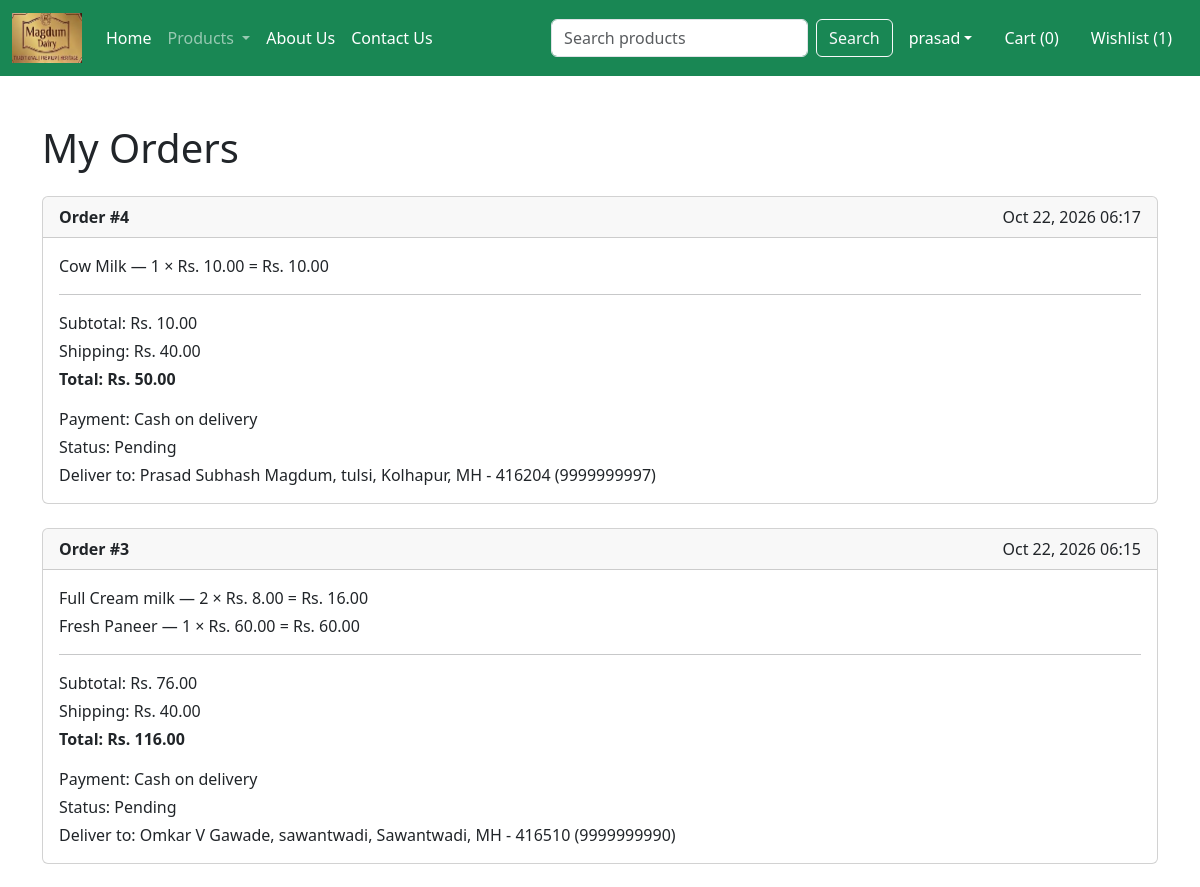
The app's page /orders/ (signed in, upper part), older data.
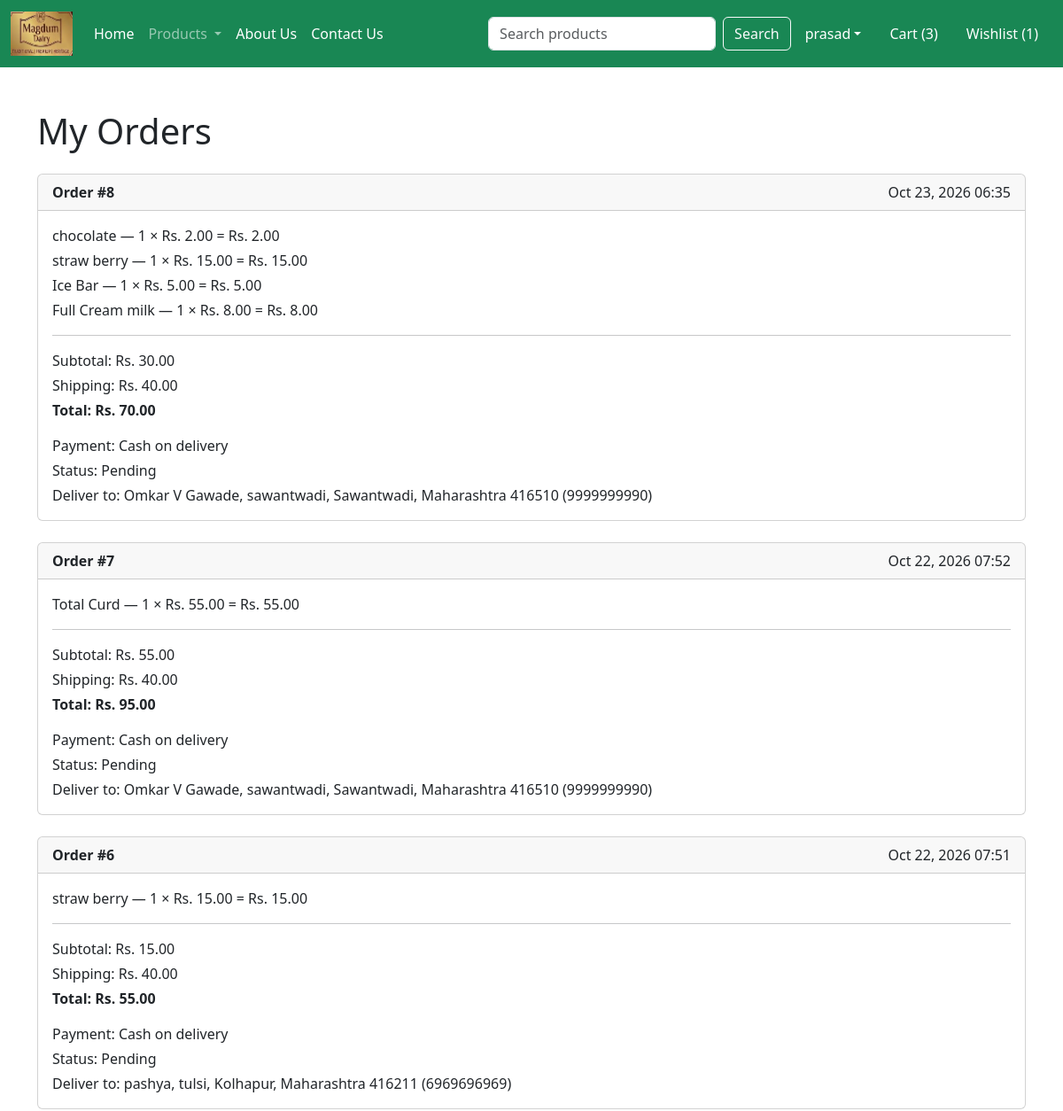
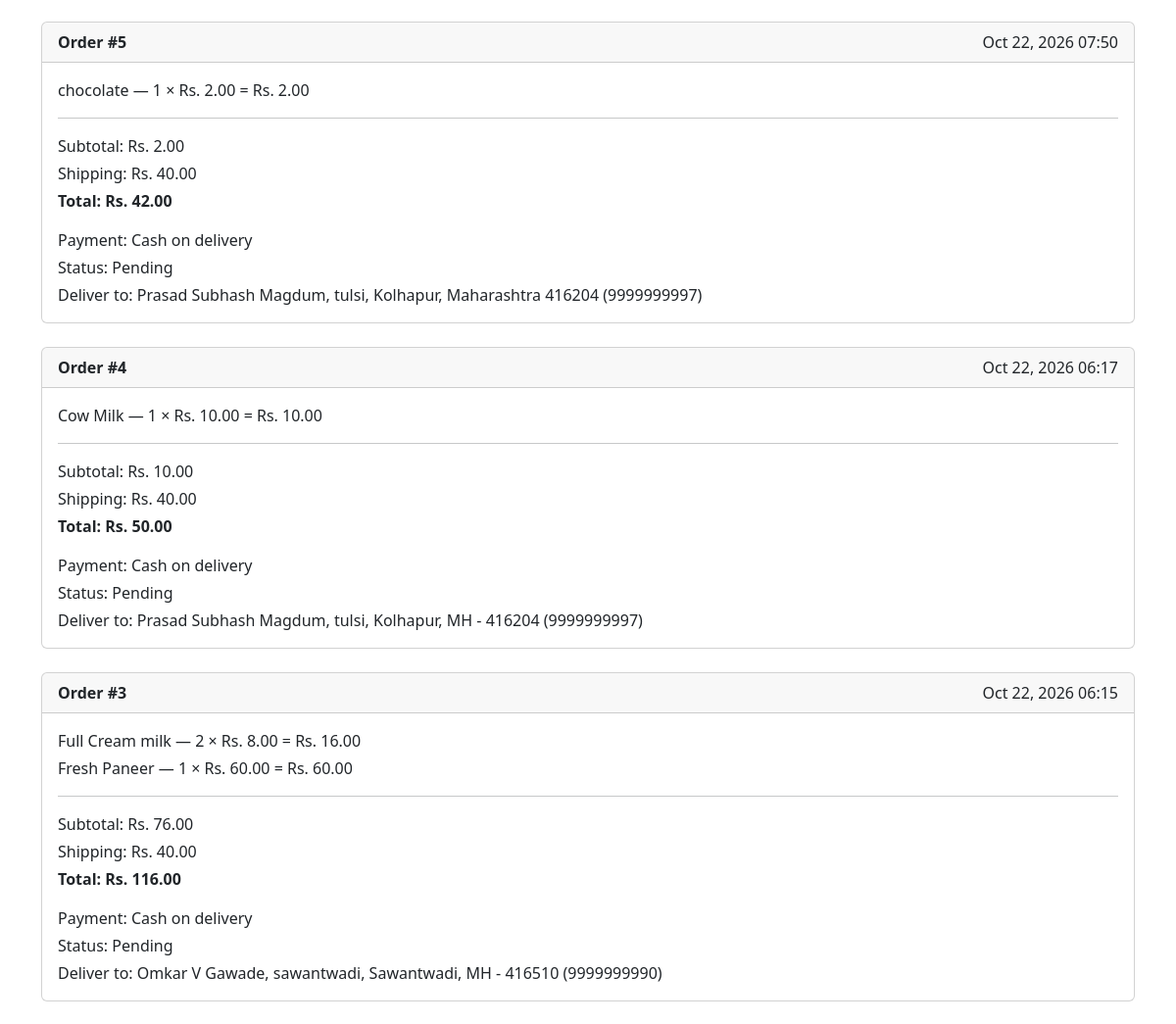
The same page, newer data (2 pictures, top to bottom).
### app/models.py (models this page shows, shortened)
class Order(models.Model):
    STATUS_PENDING = 'PENDING'
    STATUS_CHOICES = [
        (STATUS_PENDING, 'Pending'),
        ('PROCESSING', 'Processing'),
        ('SHIPPED', 'Shipped'),
        ('DELIVERED', 'Delivered'),
        ('CANCELLED', 'Cancelled'),
    ]
    PAYMENT_COD = 'COD'
    PAYMENT_CHOICES = [(PAYMENT_COD, 'Cash on delivery')]
    user = models.ForeignKey(User, on_delete=models.CASCADE, related_name='orders')
    status = models.CharField(max_length=20, choices=STATUS_CHOICES, default=STATUS_PENDING)
    payment_method = models.CharField(max_length=20, choices=PAYMENT_CHOICES, default=PAYMENT_COD)
    delivery_name = models.CharField(max_length=200)
    delivery_address = models.TextField()
    delivery_mobile = models.CharField(max_length=20)
    shipping_cost = models.DecimalField(max_digits=8, decimal_places=2, default=SHIPPING_COST)
    total_amount = models.DecimalField(max_digits=12, decimal_places=2)
    created_at = models.DateTimeField(auto_now_add=True)
    class Meta:
        ordering = ['-created_at']
    @property
    def subtotal(self):
        return self.total_amount - self.shipping_cost

class OrderItem(models.Model):
    order = models.ForeignKey(Order, on_delete=models.CASCADE, related_name='items')
    product = models.ForeignKey(Product, on_delete=models.SET_NULL, null=True, blank=True)
    product_title = models.CharField(max_length=100)
    unit_price = models.DecimalField(max_digits=10, decimal_places=2)
    quantity = models.PositiveIntegerField()
    @property
    def total_cost(self):
        return self.quantity * self.unit_price

### app/views.py (the view)
# urls.py: path('orders/', views.orders, name='orders'),
@login_required
def orders(request):
    order_list = Order.objects.filter(user=request.user).prefetch_related('items')
    return render(request, 'app/orders.html', {'orders': order_list})

### app/context_processors.py (called while the page is built)
def cart_count(request):
    count = 0
    wishlist_count = 0
    if request.user.is_authenticated:
        count = Cart.objects.filter(user=request.user).values_list('quantity', flat=True)
        count = sum(count)
        wishlist_count = WishlistItem.objects.filter(user=request.user).count()
    return {'cart_count': count, 'wishlist_count': wishlist_count}

### app/templates/app/orders.html (shortened to what this page needs)
{% extends 'app/base.html' %}
{% block main-content %}
<div class="container my-5">
    <h1 class="mb-4">My Orders</h1>
    {% for order in orders %}
        <div class="card mb-4">
            <div class="card-header d-flex justify-content-between">
                <strong>Order #{{ order.pk }}</strong>
                <span>{{ order.created_at|date:"M j, Y H:i" }}</span>
            </div>
            <div class="card-body">
                {% for item in order.items.all %}
                    <p class="mb-1">{{ item.product_title }} — {{ item.quantity }} × Rs. {{ item.unit_price }} = Rs. {{ item.total_cost }}</p>
                {% endfor %}
                <hr>
                <p class="mb-1">Subtotal: Rs. {{ order.subtotal }}</p>
                <p class="mb-1">Shipping: Rs. {{ order.shipping_cost }}</p>
                <p class="fw-bold">Total: Rs. {{ order.total_amount }}</p>
                <p class="mb-1">Payment: {{ order.get_payment_method_display }}</p>
                <p class="mb-1">Status: {{ order.get_status_display }}</p>
                <p class="mb-0">Deliver to: {{ order.delivery_name }}, {{ order.delivery_address }} ({{ order.delivery_mobile }})</p>
            </div>
        </div>
    {% empty %}
        <p>You have not placed any orders yet.</p>
        <a class="btn btn-success" href="{% url 'home' %}">Browse products</a>
    {% endfor %}
</div>
{% endblock main-content %}

### app/templates/app/base.html (shortened to what this page needs)
<!DOCTYPE html>
{% load static %}
<html lang="en">
<head>
    <link href="https://cdn.jsdelivr.net/npm/bootstrap@5.3.3/dist/css/bootstrap.min.css"
    rel="stylesheet"
>
    <link rel="stylesheet" href="{% static 'app/css/owl.carousel.min.css' %}"/>
    <link rel="stylesheet"href="{% static 'app/css/all.min.css'%}"/>
    <link rel="stylesheet"href="{% static 'app/css/style.css'%}"/>
</head>
<body>
    <nav class="navbar navbar-expand-lg navbar-dark bg-success">
        <div class="container-fluid">
          <a class="navbar-brand" href="{% url 'home' %}">
            <img src="{% static 'app/images/product/Neel.png' %}" width="70" height="50" alt="Magdum Dairy">
          </a>
          <div class="collapse navbar-collapse" id="navbarSupportedContent">
            <ul class="navbar-nav me-auto mb-2 mb-lg-0">
              <li class="nav-item">
                <a class="nav-link active" aria-current="page" href="{% url 'home' %}">Home</a>
              </li>
              <li class="nav-item dropdown">
                <a class="nav-link dropdown-toggle" href="#" role="button" data-bs-toggle="dropdown" aria-expanded="false">
                  Products
                </a>
              </li>
              <li class="nav-item">
                <a class="nav-link text-white" href="{% url 'about' %}">About Us</a>
              </li>
              <li class="nav-item">
                <a class="nav-link text-white" href="{% url 'contact' %}">Contact Us</a>
              </li>
            </ul>
            <form class="d-flex" role="search" method="get" action="{% url 'product-search' %}">
              <input class="form-control me-2" type="search" name="q" value="{{ request.GET.q }}" placeholder="Search products" aria-label="Search products">
              <button class="btn btn-outline-light" type="submit">Search</button>
            </form>
          </div>
          <ul class="navbar-nav mb-2 mb-lg-0">
            {% if request.user.is_authenticated %}
            <li class="nav-item dropdown mx-2">
                <a class="nav-link dropdown-toggle text-white" href="#"
                id="profileDropdown" role="button" data-bs-toggle="dropdown"
                aria-expanded="false">{{ request.user.get_short_name|default:request.user.username }}</a>
            </li>
            <li class="nav-item mx-2">
                <a href="{% url 'showcart' %}" class="nav-link text-white">Cart ({{ cart_count }})</a>
            </li>
            <li class="nav-item mx-2">
                <a href="{% url 'wishlist' %}" class="nav-link text-white">Wishlist ({{ wishlist_count }})</a>
            </li>
            {% endif %}
          </ul>
        </div>
      </nav>
      {%block main-content%}{%endblock main-content%}
</body>
</html>

Row changes from the older to the newer data that the page shows:
added Order: pk "8", created_at "Oct 23, 2026 06:35", subtotal "30.00", shipping_cost "40.00", total_amount "70.00", payment_method "Cash on delivery", status "Pending", delivery_name "Omkar V Gawade", delivery_address "sawantwadi, Sawantwadi, Maharashtra 416510", delivery_mobile "9999999990"
added OrderItem: product_title "chocolate", quantity "1", unit_price "2.00", total_cost "2.00", shown under "8"
added OrderItem: product_title "straw berry", quantity "1", unit_price "15.00", total_cost "15.00", shown under "8"
added OrderItem: product_title "Ice Bar", quantity "1", unit_price "5.00", total_cost "5.00", shown under "8"
added OrderItem: product_title "Full Cream milk", quantity "1", unit_price "8.00", total_cost "8.00", shown under "8"
added Order: pk "7", created_at "Oct 22, 2026 07:52", subtotal "55.00", shipping_cost "40.00", total_amount "95.00", payment_method "Cash on delivery", status "Pending", delivery_name "Omkar V Gawade", delivery_address "sawantwadi, Sawantwadi, Maharashtra 416510", delivery_mobile "9999999990"
added OrderItem: product_title "Total Curd", quantity "1", unit_price "55.00", total_cost "55.00", shown under "7"
added Order: pk "6", created_at "Oct 22, 2026 07:51", subtotal "15.00", shipping_cost "40.00", total_amount "55.00", payment_method "Cash on delivery", status "Pending", delivery_name "pashya", delivery_address "tulsi, Kolhapur, Maharashtra 416211", delivery_mobile "6969696969"
added OrderItem: product_title "straw berry", quantity "1", unit_price "15.00", total_cost "15.00", shown under "6"
added Order: pk "5", created_at "Oct 22, 2026 07:50", subtotal "2.00", shipping_cost "40.00", total_amount "42.00", payment_method "Cash on delivery", status "Pending", delivery_name "Prasad Subhash Magdum", delivery_address "tulsi, Kolhapur, Maharashtra 416204", delivery_mobile "9999999997"
added OrderItem: product_title "chocolate", quantity "1", unit_price "2.00", total_cost "2.00", shown under "5"
Text that changed along with them:
{{ cart_count }}: "0" → "3"
